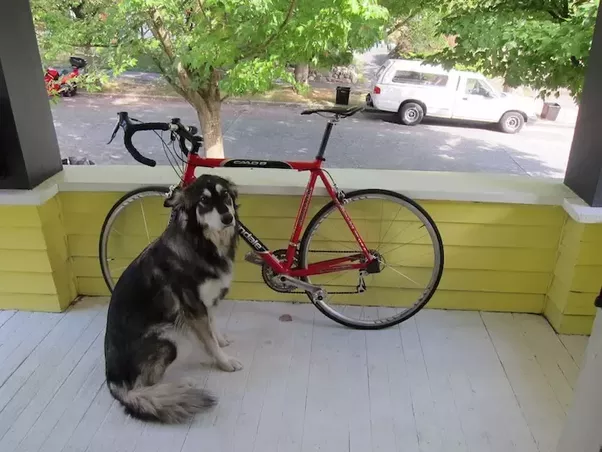
#> input picture edge-detection.png, 602 x 452 px
$ python test.py
#> lines starting #> are read from the running program, lines starting #| are printed output that depends on the picture
import matplotlib.pyplot as plt
import math
import numpy as np

A = plt.imread('edge-detection.png')
#> A is the input picture: shape (452, 602, 3) float32; mean R, G, B 0.53, 0.532, 0.449
height, width, channel = A.shape
#> height = 452; width = 602; channel = 3
rgb_weights = [0.2989, 0.5870, 0.1140]
B = np.dot(A[..., :3], rgb_weights)
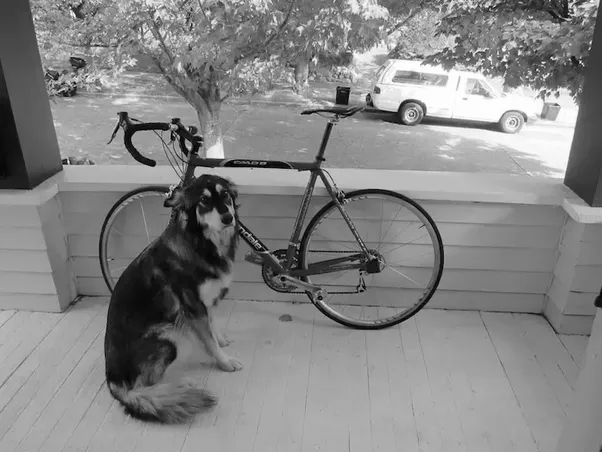
#> B: shape (452, 602) float64; min 0, max 1, mean 0.522

C = B.copy()

for i in range(1, height - 2):
    for j in range(1, width - 2):
        Gx = ((2 * C[i + 2][j + 1] + C[i + 2][j] + C[i + 2][j + 2]) - (2 * C[i][j + 1] + C[i][j] + C[i][j + 2]))
        Gy = ((2 * C[i + 1][j + 2] + C[i][j + 2] + C[i + 2][j + 2]) - (2 * C[i + 1][j] + C[i][j] + C[i + 2][j]))
        B[i][j] = math.sqrt(Gx * Gx + Gy * Gy)
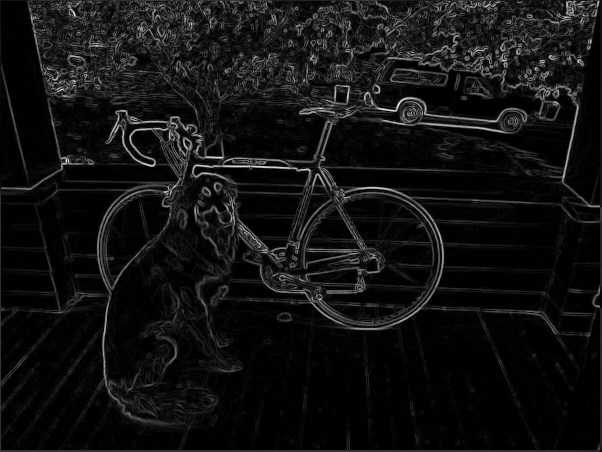
#> B: shape (452, 602) float64; min 0, max 3.35, mean 0.234; drawn with min black and max white
plt.show(B)
